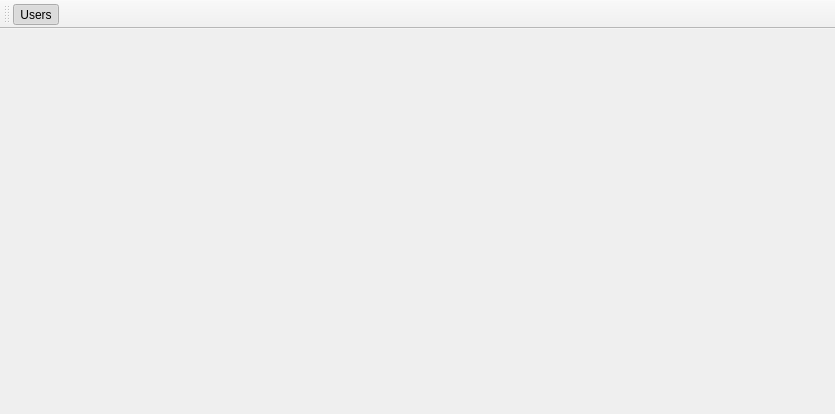
<?xml version="1.0" encoding="UTF-8"?>
<ui version="4.0">
 <class>MainWindow</class>
 <widget class="QMainWindow" name="MainWindow">
  <property name="geometry">
   <rect>
    <x>0</x>
    <y>0</y>
    <width>835</width>
    <height>414</height>
   </rect>
  </property>
  <property name="windowTitle">
   <string>MainWindow</string>
  </property>
  <widget class="QWidget" name="centralwidget">
   <layout class="QVBoxLayout" name="verticalLayout">
    <item>
     <widget class="QStackedWidget" name="stackedWidget">
      <widget class="UserInterface" name="usersPage"/>
     </widget>
    </item>
   </layout>
  </widget>
  <widget class="QToolBar" name="toolBar">
   <property name="windowTitle">
    <string>toolBar</string>
   </property>
   <property name="toolButtonStyle">
    <enum>Qt::ToolButtonStyle::ToolButtonTextBesideIcon</enum>
   </property>
   <attribute name="toolBarArea">
    <enum>TopToolBarArea</enum>
   </attribute>
   <attribute name="toolBarBreak">
    <bool>false</bool>
   </attribute>
   <addaction name="actionUsers"/>
  </widget>
  <action name="actionUsers">
   <property name="checkable">
    <bool>true</bool>
   </property>
   <property name="checked">
    <bool>true</bool>
   </property>
   <property name="icon">
    <iconset resource="../src/lib/resources/widgetry_resources.qrc">
     <normaloff>:/widgetry/icons/login_icon.png</normaloff>:/widgetry/icons/login_icon.png</iconset>
   </property>
   <property name="text">
    <string>Users</string>
   </property>
   <property name="menuRole">
    <enum>QAction::MenuRole::NoRole</enum>
   </property>
  </action>
 </widget>
 <customwidgets>
  <customwidget>
   <class>UserInterface</class>
   <extends>QWidget</extends>
   <header location="global">userinterface.h</header>
   <container>1</container>
  </customwidget>
 </customwidgets>
 <resources>
  <include location="../src/lib/resources/widgetry_resources.qrc"/>
 </resources>
 <connections/>
</ui>
